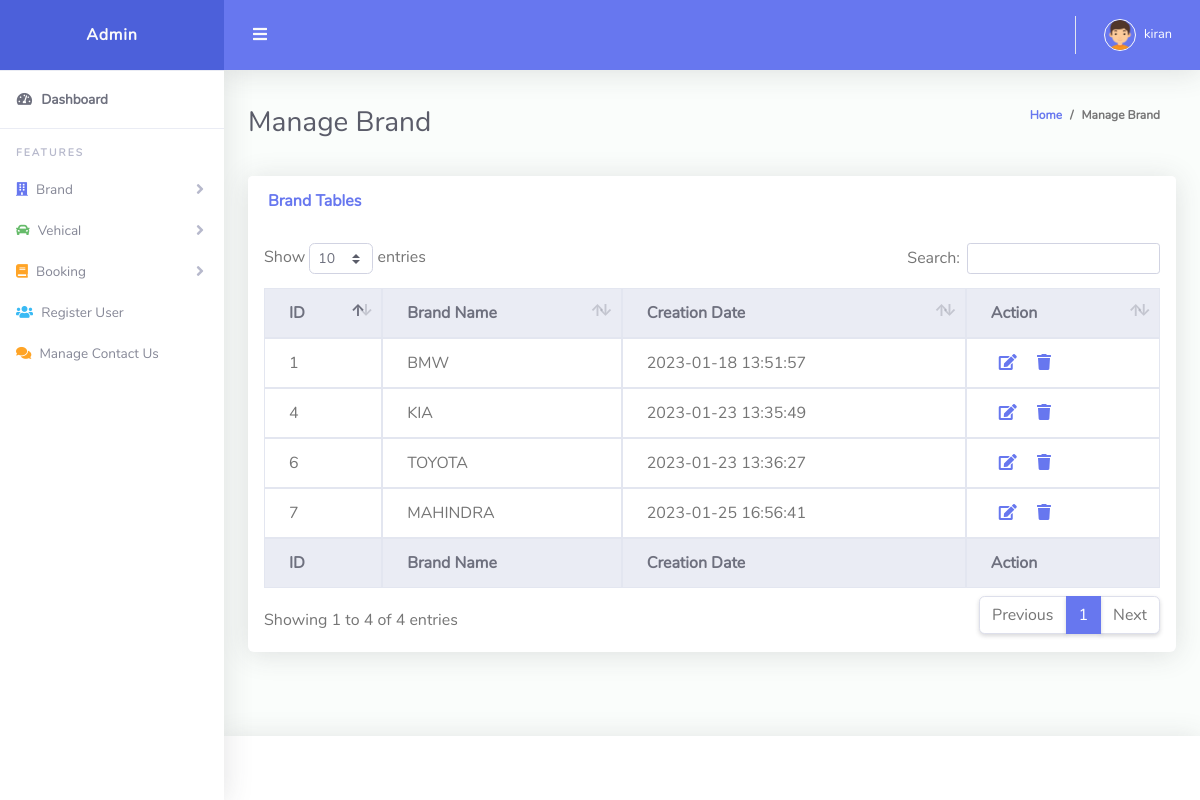
Page /dashboard/man_brand.php (signed in) on the committed database.
### tables this page shows
CREATE TABLE `brand` (
  `id` int(11) NOT NULL,
  `brand_name` varchar(30) NOT NULL,
  `creationdate` timestamp NOT NULL DEFAULT current_timestamp() ON UPDATE current_timestamp()
);

### dashboard/man_brand.php (the view, shortened to what this page needs)
<!DOCTYPE html>
<html lang="en">
<head>
  <link href="vendor/fontawesome-free/css/all.min.css" rel="stylesheet" type="text/css">
  <link href="vendor/bootstrap/css/bootstrap.min.css" rel="stylesheet" type="text/css">
  <link href="css/ruang-admin.min.css" rel="stylesheet">
  <link href="vendor/datatables/dataTables.bootstrap4.min.css" rel="stylesheet">
</head>
<body id="page-top">
  <div id="wrapper">
    <?php
      include('sidebar.php');
    ?>
    <div id="content-wrapper" class="d-flex flex-column">
      <div id="content">
        <?php
          include('topbar.php');
        ?>
        <div class="container-fluid" id="container-wrapper">
          <div class="d-sm-flex align-items-center justify-content-between mb-4">
            <h1 class="h3 mb-0 text-gray-800">Manage Brand</h1>
            <ol class="breadcrumb">
              <li class="breadcrumb-item"><a href="index.php">Home</a></li>
              <li class="breadcrumb-item active" aria-current="page">Manage Brand</li>
            </ol>
          </div>
          <div class="row">
            <div class="col-lg-12">
              <div class="card mb-4">
                <div class="card-header py-3 d-flex flex-row align-items-center justify-content-between">
                  <h6 class="m-0 font-weight-bold text-primary">Brand Tables</h6>
                </div>
                <div class="table-responsive p-3">
                  <table class="table align-items-center table-flush table-hover" id="dataTableHover">
                    <thead class="thead-light">
                      <tr>
                        <th class="border">ID</th>
                        <th class="border">Brand Name</th>
                        <th class="border">Creation Date</th>
                        <th class="border">Action</th>
                      </tr>
                    </thead>
                    <tfoot class="thead-light">
                      <tr>
                        <th class="border">ID</th>
                        <th class="border">Brand Name</th>
                        <th class="border">Creation Date</th>
                        <th class="border">Action</th>
                      </tr>
                    </tfoot>
                    <tbody>
                    <?php
                        $query = "SELECT * FROM `brand`";
                        $result = mysqli_query($conn,$query);
                          if (mysqli_num_rows($result)>0) {
                            while($row=mysqli_fetch_assoc($result))
                            {
                                ?>
                      <tr>
                        <td class="border"><?php echo $row['id']; ?></td>
                        <td class="border"><?php echo $row['brand_name']; ?></td>
                        <td class="border"><?php echo $row['creationdate']; ?></td>
                        <td class="border">
                          <a class="bg-teal-300 cursor-pointer rounded p-1 mx-1 text-green" href="brand_update.php?id=<?php echo $row['id']; ?>">
                            <i class="fas fa-edit"></i></a>
                          <a class="bg-teal-300 cursor-pointer rounded p-1 mx-1 text-red-500" href="brand_delete.php?id=<?php echo $row['id']; ?>">
                            <i class="fas fa-trash"></i></a>
                        </td>
                      </tr>
                      <?php
                      }
                          }
                          else
                          {
                                ?>
                                <tr>
                                  <td>No Data Found</td>
                                </tr>
                                <?php
                          }
                        ?>
                    </tbody>
                  </table>
                </div>
              </div>
            </div>
          </div>
        </div>
      </div>
      <?php
        include('footer.php');
      ?>
    </div>
  </div>
</body>
</html>

### rows in the picture
brand: id "1", brand_name "BMW", creationdate "2023-01-18 13:51:57"
brand: id "4", brand_name "KIA", creationdate "2023-01-23 13:35:49"
brand: id "6", brand_name "TOYOTA", creationdate "2023-01-23 13:36:27"
brand: id "7", brand_name "MAHINDRA", creationdate "2023-01-25 16:56:41"

### other values in the picture
$_SESSION['adminname'] "kiran"
